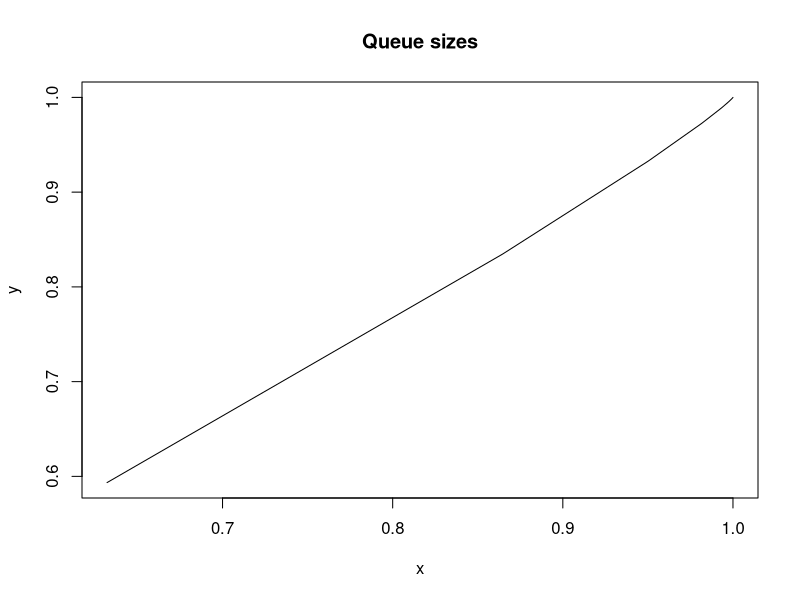

Write the R code that produced this figure.
# page number: 208

#do again
f <- function(l,j){
  return(1-(exp(-l*j)))
}

x<-list(); y<-list()
for(i in seq(15)){
  x<-c(x,f(1,i))
  y<-c(y,f(.9,i))
}

plot(x,y,type='l',main="Queue sizes")
